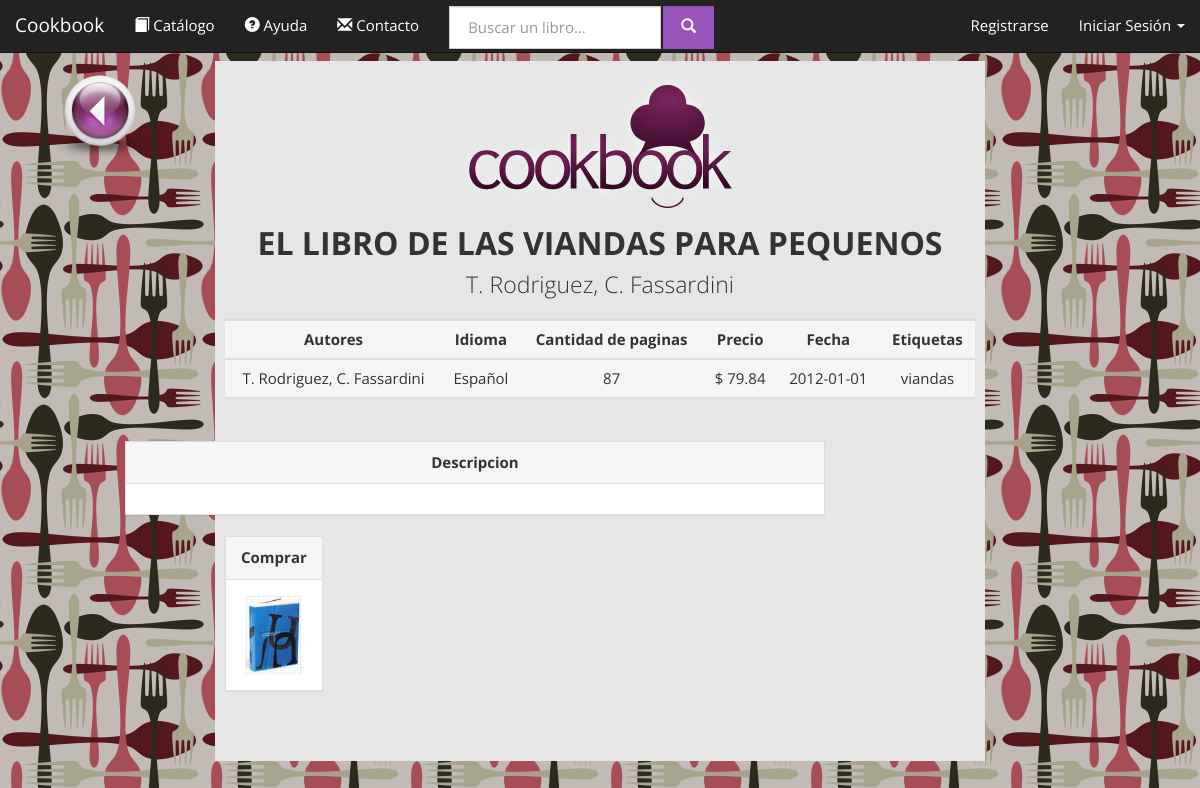
The page /cookbooks.com.ar/product.php?id=2147483647 on the database its author committed.
### tables this page shows
CREATE TABLE IF NOT EXISTS `libros` (
  `ISBN` varchar(10) NOT NULL DEFAULT '',
  `titulo` varchar(50) NOT NULL DEFAULT '',
  `IDIOMA` varchar(40) NOT NULL DEFAULT '',
  `paginas` int(11) NOT NULL DEFAULT '0',
  `precio` float NOT NULL DEFAULT '0',
  `fecha` date NOT NULL DEFAULT '0000-00-00',
  `etiquetas` varchar(100) NOT NULL DEFAULT '',
  `texto` text,
  `tapa` text,
  `eliminado` tinyint(1) NOT NULL DEFAULT '0',
  `hidden` tinyint(1) NOT NULL,
  PRIMARY KEY (`ISBN`)
);

### cookbooks.com.ar/database.php (called while the page is built, shortened)
<?php
class Conexion {
	private $hostname = 'localhost';
	private $port = '8080';
	private $username = 'root';
	private $password = 'F3Dericcio';
	private $dbname = 'cookbookg32';
	private $dbh;
	function conectar(){
		try {
			$this->dbh = new PDO("mysql:host=$this->hostname;dbname=$this->dbname;port=$this->port", $this->username, $this->password, array(PDO::MYSQL_ATTR_INIT_COMMAND => "SET NAMES utf8"));
			return true;
		} catch(PDOException $e) {
			return false;
		}
	}
	function query($statement){
		return $this->dbh->query($statement);
	}
}
class Books{
	static private $conexion;
	static function initialize(){
		self::$conexion = new Conexion;
	}
	static function getBook($bookISBN){
		$result = self::$conexion->query("
			SELECT L.ISBN, L.titulo, GROUP_CONCAT(E.id_autor) as autores, L.paginas, L.precio, L.IDIOMA, L.fecha, L.etiquetas, L.texto, L.tapa, L.eliminado, L.hidden
			FROM libros L
			LEFT JOIN escribe E ON (L.ISBN=E.isbn)
			GROUP BY L.ISBN
			HAVING (L.ISBN=$bookISBN)
		");
		if ($result && $result->rowCount()>0){
			$bookInfo = $result->fetchAll(PDO::FETCH_ASSOC);
			return new Book($bookInfo[0]);
		}
		return NULL;
	}
}
class Book{
	private	$ISBN,
			$titulo,
			$paginas,
			$precio,
			$idioma,
			$fecha,
			$etiquetas,
			$texto,
			$tapa,
			$eliminado,
			$oculto,
			$autores;
	function __construct($param){
		$this->titulo = $param['titulo']? $param['titulo']:'';
		$this->paginas = $param['paginas']? $param['paginas']:'0';
		$this->precio = $param['precio']? $param['precio']:'0';
		$this->idioma= $param['IDIOMA']? $param['IDIOMA']:'';
		$this->fecha = $param['fecha']? $param['fecha']:'0000-00-00';
		$this->etiquetas = $param['etiquetas']? $param['etiquetas']:'';
		$this->tapa = $param['tapa']? $param['tapa']:'';
		$this->autores = $param['autores']? $param['autores']:'';
	}
	function getTitulo(){
		return $this->titulo;
	}
	function getAutoresString(){
		$arreglo= $this->getAutores();
		$string ="";
		foreach ($arreglo as $key => $value) {
			$inicial=$value->getNombre();
			$inicial= $inicial[0];
			$string.=$inicial.'. '.$value->getApellido().", ";
		}
		$string= substr ($string, 0, -2);
		return $string;
	}
	function getAutores(){
		$autores_ids = explode(",", $this->autores);
		$result= Array();
		foreach ($autores_ids as $key => $value) {
			$autor = Authors::getAuthor($value);
			if ($autor)	array_push($result, $autor);
		}
		return $result;
	}
	function getPaginas(){
		return $this->paginas;
	}
	function getPrecio(){
		return $this->precio;
	}
	function getIdioma(){
		return $this->idioma;
	}
	function getFecha(){
		return $this->fecha;
	}
	function getEtiquetas(){
		return $this->etiquetas;
	}
	function getTapa(){
		return $this->tapa;
	}
}
class Authors{
	static private $initialized = FALSE;
	static private $conexion;
	private static function initialize(){
		if (self::$initialized) return;
		self::$conexion = new Conexion;
		self::$initialized = TRUE;
	}
	public static function getAuthor($ID){
		$result = self::$conexion->query("
			SELECT *
			FROM autor
			WHERE (ID=$ID)AND(eliminado=0)
			LIMIT 1
		");
		if ($result && $result->rowCount()>0) return new Author($result->fetch(PDO::FETCH_ASSOC));
		else return NULL;
	}
}
class Author{
	private	$ID,
			$nombre,
			$apellido,
			$fecha_nacimiento,
			$lugar_nacimiento,
			$eliminado;
	function __construct($params){
		$this->nombre = $params['nombre']? $params['nombre']: "";
		$this->apellido = $params['apellido']? $params['apellido']:"";
	}
	function getNombre(){
		return $this->nombre;
	}
	function getApellido(){
		return $this->apellido;
	}
}
		?>

### cookbooks.com.ar/product.php (the view, shortened to what this page needs)
<!DOCTYPE html>
<html lang="es">
    <head>
        <link href="bootstrap-3.1.1-dist/css/bootstrap_Cosmo.css" rel="stylesheet" media="screen">
        <?php include_once('database.php'); ?>
    </head>
    <body>
        <?php include_once('navigation.php'); ?>
        <div class="container-fluid text-center">
            <div class="row">
                <div class="col-md-2">
                		<a href="index.php" > <img src="website/img/back1.png" width="100px" height="100px alt="volver" title="volver" "  > </a>
                </div>
                <div class="col-md-8">
                		<?php
                		if (isset($_REQUEST['id'])){
	                        $book = Books::getBook($_REQUEST['id']);
						?>
                	<div class="jumbotron" style="padding: 10px;min-height: 700px">
                        <img src="website/img/logo.png" class="center-block img-responsive" />
                        <h2 style="margin: 0; padding: 4px"><strong><?php echo $book->getTitulo(); ?></strong></h2>
                        <p style="padding: 4px">
                            <?php echo $book->getAutoresString();?><br />
                        </p>
						<table class="table table-hover table-hover ">
							 <tbody>
							<tr class="active">
								<td><strong>Autores</strong></td>
								<td><strong>Idioma</strong></td>
								<td><strong>Cantidad de paginas</strong></td>
								<td><strong>Precio</strong>		</td>
								<td><strong>Fecha</strong></td>
								<td><strong>Etiquetas</strong></td>
							</tr>
							 </tbody>
							  <tbody>
						 	<tr  class="active">
								<td><?php echo $book->getAutoresString();?></br></td>
								<td><?php echo $book->getIdioma(); ?></br></td>
								<td><?php echo $book->getPaginas(); ?></br></td>
								<td>$ <?php echo $book->getPrecio() ?></br></td>
								<td><?php echo $book->getFecha() ?></br></td>
								<td><?php echo $book->getEtiquetas() ?></br></td>
							</tr>
							 </tbody>
						</table>
						<div class="panel panel-default" style="width: 700px; float: right; margin-right: 150px">
						  <div class="panel-heading"><strong>Descripcion</strong></div>
						  <div class="panel-body">
						  </div>
						</div>
						<div class="panel panel-default" style="float: left">
						  <div class="panel-heading"><strong>Comprar</strong></div>
						  <div class="panel-body" align="center">
						    <img src="books/img/tapas/<?php echo $book->getTapa() ?>" class="img-rounded img-responsive" style=" height: 80px;">
                		</div>
              			<?php } ?>
						  </div>
						</div>
           	</div>
           <div class="col-md-2">
           	</div>
       </div>
       </div>
    </body>
</html>

### cookbooks.com.ar/product.php (style rules this page uses)
body { background-image: url('website/img/1167024.png'); }

### rows shown on the page
libros: titulo "EL LIBRO DE LAS VIANDAS PARA PEQUENOS", IDIOMA "Español", paginas "87", precio "79.84", fecha "2012-01-01", etiquetas "viandas", tapa (picture)

### other values the page prints
$book->getAutoresString() "T. Rodriguez, C. Fassardini"
